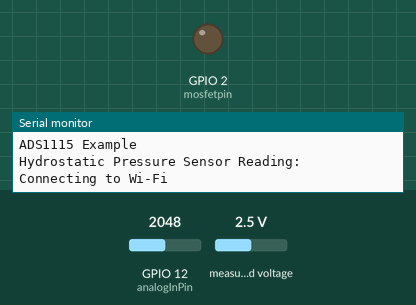
The sketch below on a simulated ESP32. On the bench: output pins drawn as LEDs (lit = HIGH), the last lines printed to the serial monitor. The inputs (shaded band) are chosen by the test bench; at power-on: GPIO 12 (analogInPin) = 2048, measured voltage 2.5 V (analog values on the 0–4095 scale). WiFi joins after 1.5 s; servers stay silent unless stated; web services answer with replies made up by the test bench.

Above: at 0.1 s.
At 22.4 s:
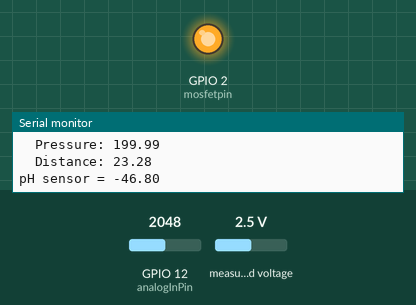
Timing chart, 0 to 23.9 s (numbered marks = the images above):
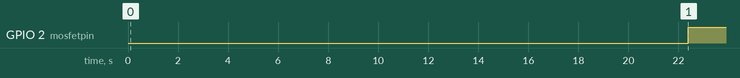

The sketch:

agventure.ino
```cpp
  #include <Wire.h>
  #include <Adafruit_ADS1015.h>
  #include <WiFi.h>
  #include <ESPmDNS.h>
  #include <WiFiUdp.h>
  #include <ArduinoOTA.h>
  #include <HTTPClient.h>

  Adafruit_ADS1115 ads;  // Create an instance of the ADS1115 ADC
  float V;
  float P = 0.0;
  float D = 0.0;
  float voltageReadings[30];
  int readingsIndex = 0;
  float voltageSum = 0.0;
  int mosfetpin = 2;  // Pin connected to the MOSFET gate
  bool mosfetState = false;  // Flag variable to track the state of the MOSFET

  const char* ssid = "Mmm";
  const char* password = "asdfghjkl";
  const char* server = "api.thingspeak.com";
  const String apiKey = "LP9ZWK9KVNJ9M6CH";
  const int sensorPin = 32;

  float calibration = 10.2; // Change this value to calibrate pH sensor
  const int analogInPin = 12;
  int sensorValue = 0;
  unsigned long int avgValue;
  float b;
  int buf[10], temp;

  // Function to connect to Wi-Fi
  void connectWiFi() {
    Serial.print("Connecting to Wi-Fi");
    WiFi.begin(ssid, password);
    while (WiFi.status() != WL_CONNECTED) {
      delay(500);
      Serial.print(".");
    }
    Serial.println("\nWiFi connected");
  }

  void setup() {
    Serial.begin(115200);
    Wire.begin();
    ads.setGain(GAIN_TWOTHIRDS); // Set the gain to 2/3, which corresponds to a range of ±6.144V
    ads.begin();                // Initialize the ADS1115
    pinMode(mosfetpin, OUTPUT);  // Set the MOSFET pin as an output
    Serial.println("ADS1115 Example");

    analogReadResolution(12);
    analogSetAttenuation(ADC_11db);
    while (!Serial);

    Serial.println("Hydrostatic Pressure Sensor Reading:");

    connectWiFi();

    // Setup OTA
    ArduinoOTA.setHostname("ESP32OTA");
    ArduinoOTA.begin();
    pinMode(mosfetpin,OUTPUT);
  }

  void loop() {
    ArduinoOTA.handle();

    // Read pressure, distance, and control MOSFET
    int16_t adc0 = ads.readADC_SingleEnded(0);
    float voltage = (adc0 * 0.1875) / 1000.0;

    // Store the current voltage reading in the array
    voltageReadings[readingsIndex] = voltage;

    // Increment the readings index
    readingsIndex++;

    // If the index reaches 30, wrap it back to 0
    if (readingsIndex >= 30) {
      readingsIndex = 0;
    }

    // Calculate the sum of the last 30 readings
    voltageSum = 0.0;
    for (int i = 0; i < 30; i++) {
      voltageSum += voltageReadings[i];
    }

    // Calculate the average voltage
    float averageVoltage = voltageSum / 30;

    Serial.print("AIN0: ");
    Serial.print(adc0);
    Serial.print("\tAverage Voltage: ");
    Serial.print(averageVoltage, 3);
    Serial.println();

    P = averageVoltage * 400;
    D = (P * 9.80665) - 1938;

    Serial.print("\tADC0: ");
    Serial.println(adc0);
    Serial.print("\tVoltage: ");
    Serial.print(voltage, 3); // Print voltage with 3 decimal places
    Serial.println(" V");
    Serial.print("\tPressure: ");
    Serial.println(P, 2);
    Serial.print("\tDistance: ");
    Serial.println(D, 2);
    Serial.println();

    // Read pH sensor
    for (int i = 0; i < 10; i++) {
      buf[i] = analogRead(analogInPin);
      delay(30);
    }
    for (int i = 0; i < 9; i++) {
      for (int j = i + 1; j < 10; j++) {
        if (buf[i] > buf[j]) {
          temp = buf[i];
          buf[i] = buf[j];
          buf[j] = temp;
        }
      }
    }
    avgValue = 0;
    for (int i = 2; i < 8; i++)
      avgValue += buf[i];
    float pHVol = (float)avgValue * 5.0 / 1024 / 6;
    float phValue = -5.70 * pHVol + calibration;

    Serial.print("pH sensor = ");
    Serial.println(phValue);
    delay(500);

    // Control MOSFET based on a condition
    if (D > 20.0 && !mosfetState) { // Distance greater than 20 and MOSFET is not already HIGH
      digitalWrite(mosfetpin, HIGH);  // Turn on the MOSFET
      mosfetState = true;  // Update MOSFET state
    } else if (D < 15.0 && mosfetState) { // Distance less than 15 and MOSFET is not already LOW
      digitalWrite(mosfetpin, LOW);  // Turn off the MOSFET
      mosfetState = false;  // Update MOSFET state
    }

    // Send data to ThingSpeak using HTTP POST
    if (WiFi.isConnected()) {
      HTTPClient http;
      String url = "http://";
      url += server;
      url += "/update?api_key=";
      url += apiKey;
      url += "&field1=";
      url += String(voltage, 3); // Send average voltage with 3 decimal places
      url += "&field2=";
      url += String(P, 2); // Send pressure with 2 decimal places
      url += "&field3=";
      url += String(D, 2); // Send distance with 2 decimal places
      url += "&field4=";
      url += String(phValue, 2); // Send pH value with 2 decimal places

      http.begin(url);

      int httpCode = http.GET(); // Use HTTP GET to send data

      if (httpCode > 0) {
        Serial.printf("HTTP Status: %d\n", httpCode);
        if (httpCode == HTTP_CODE_OK) {
          String payload = http.getString();
          Serial.println(payload);
        }
      } else {
        Serial.println("HTTP request failed.");
      }

      http.end();
    } else {
      Serial.println("WiFi not connected. Trying to reconnect...");
      connectWiFi();
    }

    delay(3000); // Wait for 3 seconds
  }
```

Measured:
- by itself, GPIO 2 (mosfetpin): LOW → HIGH at 22.4 s
